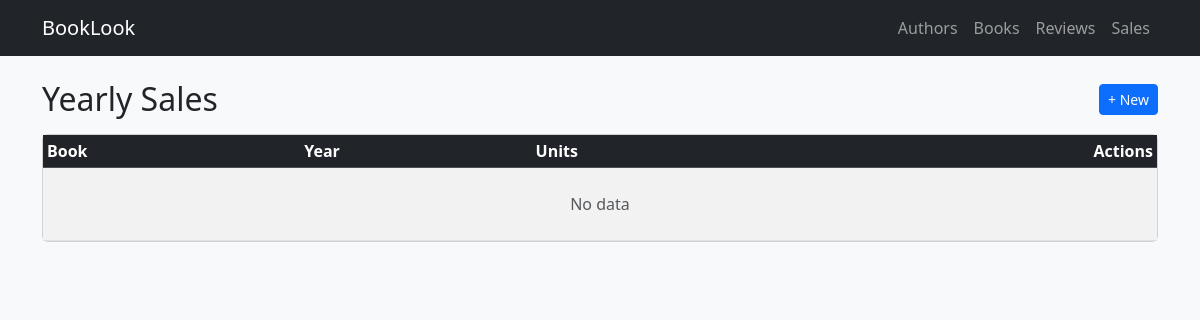
Before: /sales/ with the older database file.
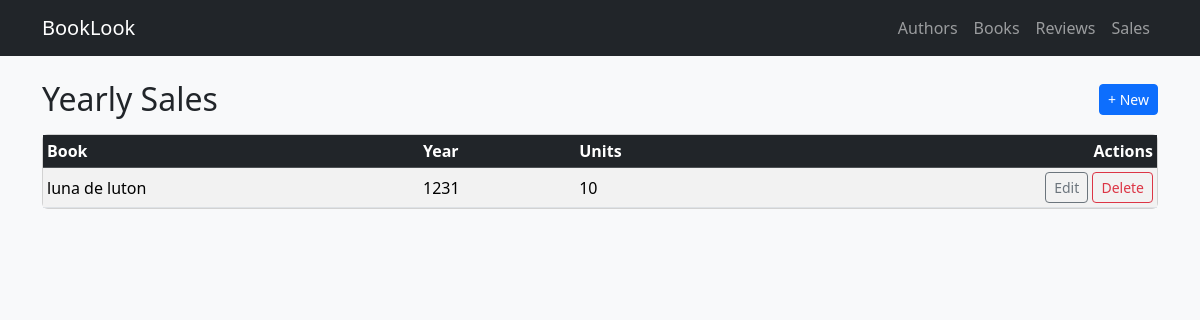
After: the same page with the newer database file.
### app/models.py (models this page shows, shortened)
class YearlySales(models.Model):
    book = models.ForeignKey(Book, on_delete=models.CASCADE, related_name='yearly_sales')
    year = models.PositiveSmallIntegerField()
    units = models.PositiveIntegerField(default=0)
    class Meta:
        unique_together = ('book', 'year')

class Book(models.Model):
    name = models.CharField(max_length=255)
    summary = models.TextField()
    publication_date = models.DateField()
    author = models.ForeignKey(Author, on_delete=models.CASCADE, related_name='books')
    total_sales = models.PositiveIntegerField(default=0)

### app/views/sales.py (the view)
# urls.py: path("sales/", v_sales.sales_list, name="sales_list"),
def sales_list(request):
    sales = YearlySales.objects.select_related("book").order_by("-year")
    page_obj = Paginator(sales, 50).get_page(request.GET.get("page"))
    return render(request, "app/sales/list.html", {"page_obj": page_obj})

### app/templates/app/sales/list.html (shortened to what this page needs)
{% extends "app/base.html" %}
{% block content %}
<div class="d-flex justify-content-between align-items-center mb-3">
  <h2 class="m-0">Yearly Sales</h2>
  <a class="btn btn-primary btn-sm" href="{% url 'sales_create' %}">+ New</a>
</div>
<div class="card">
  <div class="table-responsive">
    <table class="table table-striped table-hover table-sm align-middle mb-0">
      <thead class="table-dark">
        <tr>
          <th>Book</th>
          <th>Year</th>
          <th>Units</th>
          <th class="text-end">Actions</th>
        </tr>
      </thead>
      <tbody>
        {% for s in page_obj %}
        <tr>
          <td>{{ s.book.name }}</td>
          <td>{{ s.year }}</td>
          <td>{{ s.units }}</td>
          <td class="text-end">
            <a class="btn btn-outline-secondary btn-sm" href="{% url 'sales_update' s.id %}">Edit</a>
            <a class="btn btn-outline-danger btn-sm" href="{% url 'sales_delete' s.id %}">Delete</a>
          </td>
        </tr>
        {% empty %}
        <tr><td colspan="4" class="text-center text-muted py-4">No data</td></tr>
        {% endfor %}
      </tbody>
    </table>
  </div>
</div>
{% endblock %}

Changed rows visible on the page:
added YearlySales: book.name "luna de luton", year "1231", units "10"
Other visible differences:
text no longer shown: "No data"
